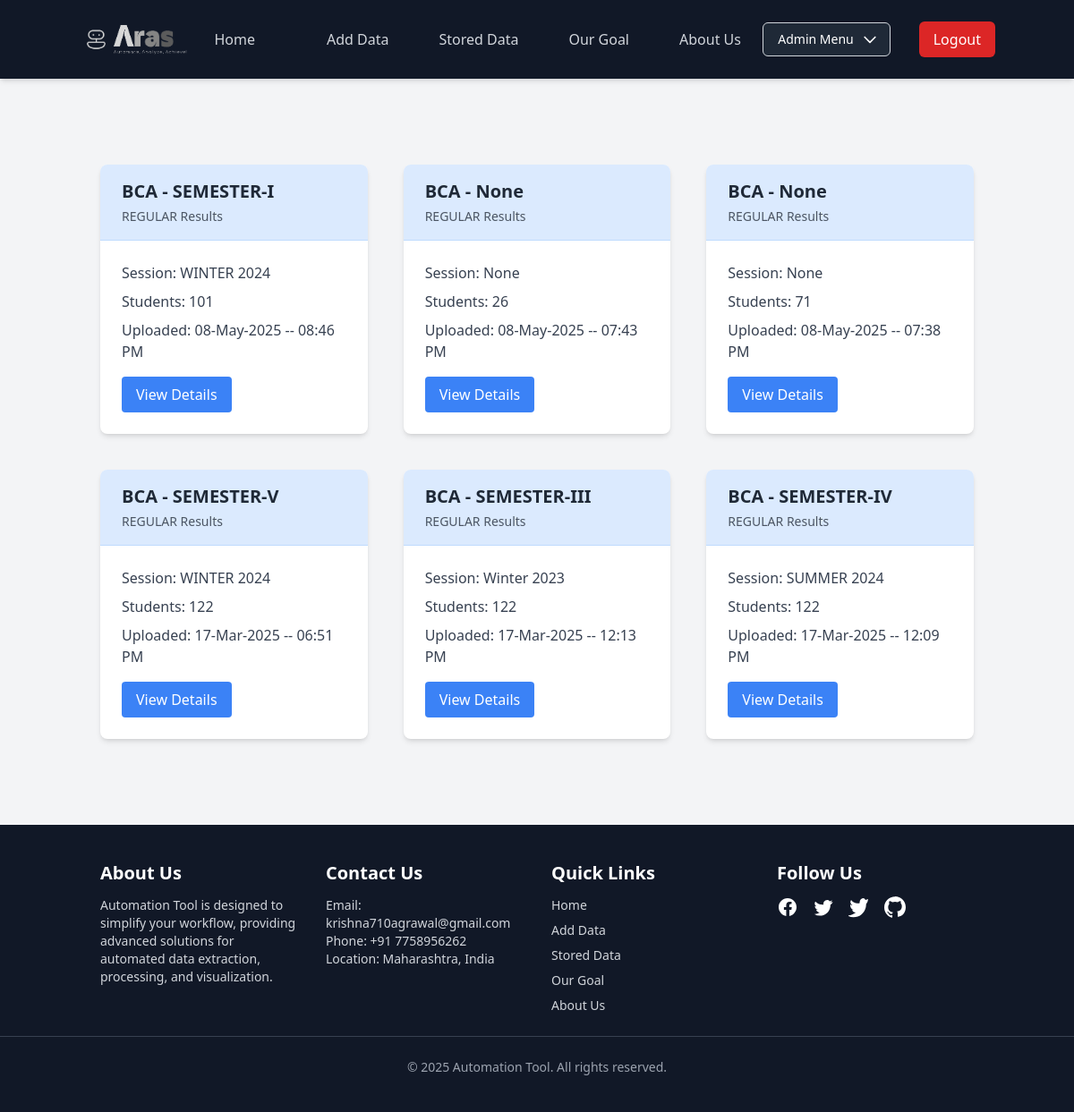
/available_data_cards (signed in), run on the app's committed database.
### model.py (models this page shows, shortened)
class DataBatch(db.Model):
    __tablename__ = 'data_batch'
    id = db.Column(db.Integer, primary_key=True)
    course_name = db.Column(db.String(50), nullable=True)  # Now accepts None
    semester = db.Column(db.String(20), nullable=True)       # Now accepts None
    session = db.Column(db.String(20), nullable=True)        # Now accepts None
    type = db.Column(db.Enum(DataBatchType), nullable=True)  # Now accepts None
    timestamp = db.Column(
        db.DateTime(timezone=True),
        default=lambda: datetime.now(IST)
    )
    students = db.relationship(
        'Student',
        backref='data_batch',
        lazy=True,
        cascade="all, delete-orphan"
    )

### main.py (the view)
@app.route('/available_data_cards', methods=['GET'])
def available_data_cards():
    batches = DataBatch.query.order_by(DataBatch.timestamp.desc()).all()
    cards = []
    for batch in batches:
        cards.append({
            'batch_id': batch.id,
            'course_name': batch.course_name,
            'semester': batch.semester,
            'session': batch.session,
            'type': batch.type.value.upper(),
            'timestamp': batch.timestamp.strftime('%d-%b-%Y -- %I:%M %p'),
            'student_count': len(batch.students)
        })
    return render_template('available_data_cards.html', cards=cards)

### main.py (called while the page is built)
@login_manager.user_loader
def load_user(user_id):
    return db.get_or_404(User, user_id)

### templates/available_data_cards.html (shortened to what this page needs)
{% extends "base.html" %}
{% block content %}
<div class="container mx-auto my-8 px-4 py-8">
    <div class="grid grid-cols-1 sm:grid-cols-2 md:grid-cols-3 gap-6">
        {% for card in cards %}
        <div class="bg-white rounded-lg shadow-md overflow-hidden transition-all duration-300 transform hover:scale-105 m-2">
            <div class="bg-blue-100 px-6 py-4 border-b border-blue-200">
                <h3 class="text-xl font-bold">
                    {{ card.course_name }} - {{ card.semester }}
                </h3>
                <p class="text-sm text-gray-600 mt-1">
                    {{ card.type }} Results
                </p>
            </div>
            <div class="p-6">
                <div class="space-y-2">
                    <p class="text-gray-700">
                        <span class="font-medium">Session:</span>
                        {{ card.session }}
                    </p>
                    <p class="text-gray-700">
                        <span class="font-medium">Students:</span>
                        {{ card.student_count }}
                    </p>
                    <p class="text-gray-700">
                        <span class="font-medium">Uploaded:</span>
                        {{ card.timestamp }}
                    </p>
                </div>
                <div class="mt-4">
                    <a href="{{ url_for('view_batch', batch_id=card.batch_id) }}"
                       class="inline-block bg-blue-500 hover:bg-blue-600 text-white px-4 py-2 rounded transition-colors duration-300">
                        View Details
                    </a>
                </div>
            </div>
        </div>
        {% endfor %}
    </div>
</div>
{% endblock %}

### data on the page
DataBatch: course_name "BCA", semester "SEMESTER-I", type "REGULAR", session "WINTER 2024", student_count "101", timestamp "08-May-2025 -- 08:46 PM"
DataBatch: course_name "BCA", semester "None", type "REGULAR", session "None", student_count "26", timestamp "08-May-2025 -- 07:43 PM"
DataBatch: course_name "BCA", semester "None", type "REGULAR", session "None", student_count "71", timestamp "08-May-2025 -- 07:38 PM"
DataBatch: course_name "BCA", semester "SEMESTER-V", type "REGULAR", session "WINTER 2024", student_count "122", timestamp "17-Mar-2025 -- 06:51 PM"
DataBatch: course_name "BCA", semester "SEMESTER-III", type "REGULAR", session "Winter 2023", student_count "122", timestamp "17-Mar-2025 -- 12:13 PM"
DataBatch: course_name "BCA", semester "SEMESTER-IV", type "REGULAR", session "SUMMER 2024", student_count "122", timestamp "17-Mar-2025 -- 12:09 PM"
